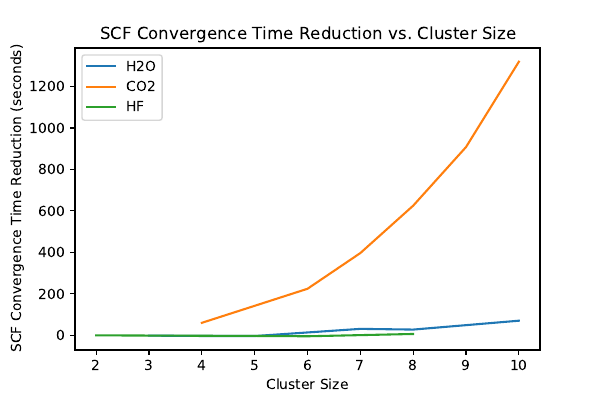

Generate this figure with Python:
import matplotlib.pyplot as plt

water_size = [3,4,5,7,8,9,10]
water = [-1.161377192, -2.87171483, -3.158443689, 31.399617434, 28.013007879, 49.329758406, 70.815126657]
CO2_size = [4,5,6,7,8,9,10]
CO2 = [60.525092363, 142.536129951, 224.71994257, 396.902711391, 625.431005239, 908.067396164, 1319.410159349]
HF_size = [2,4,5,6,8]
HF = [0.093206644, -1.766253471, -2.720202923, -4.283352137, 6.808915615]

fig, ax = plt.subplots()
ax.plot(water_size, water, label='H2O')
ax.plot(CO2_size, CO2, label='CO2')
ax.plot(HF_size, HF, label='HF')
ax.set_xlabel('Cluster Size')
ax.set_ylabel('SCF Convergence Time Reduction (seconds)')
ax.set_title('SCF Convergence Time Reduction vs. Cluster Size')
ax.legend()
plt.savefig('SCF_Convergence_Time_Reduction_vs_Cluster_Size.pdf')